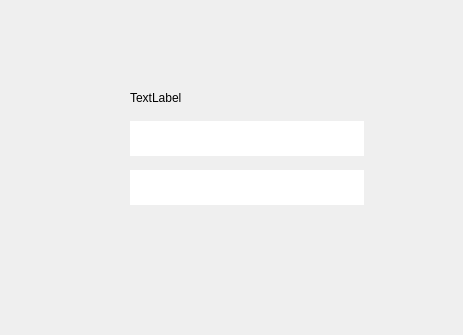
<?xml version="1.0" encoding="UTF-8"?>
<ui version="4.0">
 <class>Widget</class>
 <widget class="QWidget" name="Widget">
  <property name="geometry">
   <rect>
    <x>0</x>
    <y>0</y>
    <width>463</width>
    <height>335</height>
   </rect>
  </property>
  <property name="windowTitle">
   <string>Widget</string>
  </property>
  <property name="styleSheet">
   <string notr="true"/>
  </property>
  <widget class="QLineEdit" name="userEdit">
   <property name="geometry">
    <rect>
     <x>130</x>
     <y>121</y>
     <width>234</width>
     <height>35</height>
    </rect>
   </property>
   <property name="styleSheet">
    <string notr="true">border-style:none;
background-color: rgb(255, 255, 255);</string>
   </property>
  </widget>
  <widget class="QLineEdit" name="passwdEdit">
   <property name="geometry">
    <rect>
     <x>130</x>
     <y>170</y>
     <width>234</width>
     <height>35</height>
    </rect>
   </property>
   <property name="styleSheet">
    <string notr="true">border-style:none;
background-color: rgb(255, 255, 255);</string>
   </property>
   <property name="echoMode">
    <enum>QLineEdit::Password</enum>
   </property>
  </widget>
  <widget class="QLabel" name="warninglabel">
   <property name="geometry">
    <rect>
     <x>130</x>
     <y>90</y>
     <width>191</width>
     <height>16</height>
    </rect>
   </property>
   <property name="text">
    <string>TextLabel</string>
   </property>
  </widget>
  <zorder>passwdEdit</zorder>
  <zorder>userEdit</zorder>
  <zorder>warninglabel</zorder>
 </widget>
 <layoutdefault spacing="6" margin="11"/>
 <resources/>
 <connections/>
</ui>
